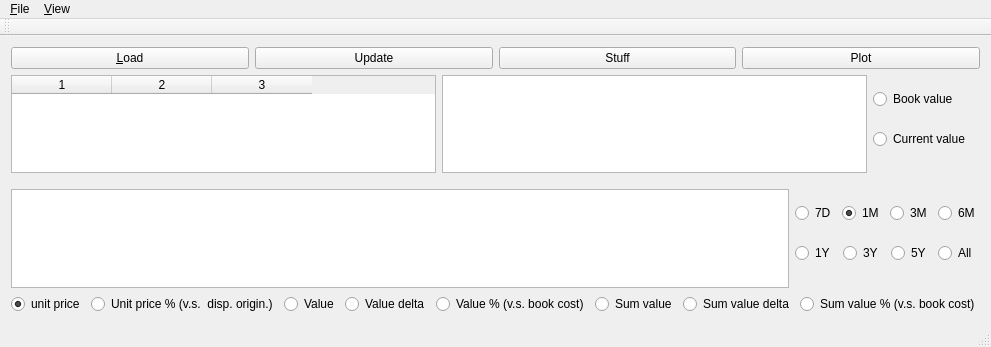
<?xml version="1.0" encoding="UTF-8"?>
<ui version="4.0">
 <class>MainWindow</class>
 <widget class="QMainWindow" name="MainWindow">
  <property name="geometry">
   <rect>
    <x>0</x>
    <y>0</y>
    <width>906</width>
    <height>347</height>
   </rect>
  </property>
  <property name="windowTitle">
   <string>MainWindow</string>
  </property>
  <widget class="QWidget" name="centralWidget">
   <layout class="QVBoxLayout" name="verticalLayout">
    <item>
     <layout class="QHBoxLayout" name="horizontalLayout">
      <item>
       <widget class="QPushButton" name="pbLoad">
        <property name="text">
         <string>&amp;Load</string>
        </property>
       </widget>
      </item>
      <item>
       <widget class="QPushButton" name="pushButton_2">
        <property name="text">
         <string>Update</string>
        </property>
       </widget>
      </item>
      <item>
       <widget class="QPushButton" name="pbDeselect">
        <property name="text">
         <string>Stuff</string>
        </property>
       </widget>
      </item>
      <item>
       <widget class="QPushButton" name="pbPlot">
        <property name="text">
         <string>Plot</string>
        </property>
       </widget>
      </item>
     </layout>
    </item>
    <item>
     <layout class="QHBoxLayout" name="horizontalLayout_4">
      <property name="bottomMargin">
       <number>10</number>
      </property>
      <item>
       <widget class="QTableWidget" name="twAssets">
        <property name="editTriggers">
         <set>QAbstractItemView::NoEditTriggers</set>
        </property>
        <property name="alternatingRowColors">
         <bool>true</bool>
        </property>
        <property name="selectionMode">
         <enum>QAbstractItemView::ExtendedSelection</enum>
        </property>
        <property name="selectionBehavior">
         <enum>QAbstractItemView::SelectRows</enum>
        </property>
        <property name="columnCount">
         <number>3</number>
        </property>
        <column/>
        <column/>
        <column/>
       </widget>
      </item>
      <item>
       <widget class="QChartView" name="graphicsView_2"/>
      </item>
      <item>
       <layout class="QVBoxLayout" name="verticalLayout_3">
        <property name="rightMargin">
         <number>10</number>
        </property>
        <property name="bottomMargin">
         <number>10</number>
        </property>
        <item>
         <widget class="QRadioButton" name="rbPieBook">
          <property name="text">
           <string>Book value</string>
          </property>
          <property name="checked">
           <bool>true</bool>
          </property>
         </widget>
        </item>
        <item>
         <widget class="QRadioButton" name="rbPieCurrent">
          <property name="text">
           <string>Current value</string>
          </property>
         </widget>
        </item>
       </layout>
      </item>
     </layout>
    </item>
    <item>
     <layout class="QHBoxLayout" name="horizontalLayout_3">
      <item>
       <widget class="DChartView" name="graphicsView"/>
      </item>
      <item>
       <layout class="QVBoxLayout" name="verticalLayout_2">
        <property name="bottomMargin">
         <number>10</number>
        </property>
        <item>
         <layout class="QHBoxLayout" name="horizontalLayout_5">
          <item>
           <widget class="QRadioButton" name="rbDateRange7d">
            <property name="text">
             <string>7D</string>
            </property>
            <attribute name="buttonGroup">
             <string notr="true">buttonGroup</string>
            </attribute>
           </widget>
          </item>
          <item>
           <widget class="QRadioButton" name="rbDateRange1m">
            <property name="text">
             <string>1M</string>
            </property>
            <property name="checked">
             <bool>true</bool>
            </property>
            <attribute name="buttonGroup">
             <string notr="true">buttonGroup</string>
            </attribute>
           </widget>
          </item>
          <item>
           <widget class="QRadioButton" name="rbDateRange3m">
            <property name="text">
             <string>3M</string>
            </property>
            <attribute name="buttonGroup">
             <string notr="true">buttonGroup</string>
            </attribute>
           </widget>
          </item>
          <item>
           <widget class="QRadioButton" name="rbDateRange6m">
            <property name="text">
             <string>6M</string>
            </property>
            <attribute name="buttonGroup">
             <string notr="true">buttonGroup</string>
            </attribute>
           </widget>
          </item>
         </layout>
        </item>
        <item>
         <layout class="QHBoxLayout" name="horizontalLayout_6">
          <item>
           <widget class="QRadioButton" name="rbDateRange12m">
            <property name="text">
             <string>1Y</string>
            </property>
            <attribute name="buttonGroup">
             <string notr="true">buttonGroup</string>
            </attribute>
           </widget>
          </item>
          <item>
           <widget class="QRadioButton" name="rbDateRange3y">
            <property name="text">
             <string>3Y</string>
            </property>
            <attribute name="buttonGroup">
             <string notr="true">buttonGroup</string>
            </attribute>
           </widget>
          </item>
          <item>
           <widget class="QRadioButton" name="rbDateRange5y">
            <property name="text">
             <string>5Y</string>
            </property>
            <attribute name="buttonGroup">
             <string notr="true">buttonGroup</string>
            </attribute>
           </widget>
          </item>
          <item>
           <widget class="QRadioButton" name="rbDateRangeAll">
            <property name="text">
             <string>All</string>
            </property>
            <attribute name="buttonGroup">
             <string notr="true">buttonGroup</string>
            </attribute>
           </widget>
          </item>
         </layout>
        </item>
       </layout>
      </item>
     </layout>
    </item>
    <item>
     <layout class="QHBoxLayout" name="horizontalLayout_2">
      <item>
       <widget class="QRadioButton" name="rbPlotUP">
        <property name="text">
         <string>unit price</string>
        </property>
        <property name="checked">
         <bool>true</bool>
        </property>
        <attribute name="buttonGroup">
         <string notr="true">buttonGroup_4</string>
        </attribute>
       </widget>
      </item>
      <item>
       <widget class="QRadioButton" name="rbPlotUPP">
        <property name="text">
         <string>Unit price % (v.s.  disp. origin.)</string>
        </property>
        <attribute name="buttonGroup">
         <string notr="true">buttonGroup_4</string>
        </attribute>
       </widget>
      </item>
      <item>
       <widget class="QRadioButton" name="rbPlotV">
        <property name="text">
         <string>Value</string>
        </property>
        <attribute name="buttonGroup">
         <string notr="true">buttonGroup_4</string>
        </attribute>
       </widget>
      </item>
      <item>
       <widget class="QRadioButton" name="rbPlotVD">
        <property name="text">
         <string>Value delta</string>
        </property>
        <attribute name="buttonGroup">
         <string notr="true">buttonGroup_4</string>
        </attribute>
       </widget>
      </item>
      <item>
       <widget class="QRadioButton" name="rbPlotVP">
        <property name="text">
         <string>Value % (v.s. book cost)</string>
        </property>
        <attribute name="buttonGroup">
         <string notr="true">buttonGroup_4</string>
        </attribute>
       </widget>
      </item>
      <item>
       <widget class="QRadioButton" name="rbPlotSV">
        <property name="text">
         <string>Sum value</string>
        </property>
        <attribute name="buttonGroup">
         <string notr="true">buttonGroup_4</string>
        </attribute>
       </widget>
      </item>
      <item>
       <widget class="QRadioButton" name="rbPlotSVD">
        <property name="text">
         <string>Sum value delta</string>
        </property>
        <attribute name="buttonGroup">
         <string notr="true">buttonGroup_4</string>
        </attribute>
       </widget>
      </item>
      <item>
       <widget class="QRadioButton" name="rbPlotSVP">
        <property name="text">
         <string>Sum value % (v.s. book cost)</string>
        </property>
        <attribute name="buttonGroup">
         <string notr="true">buttonGroup_4</string>
        </attribute>
       </widget>
      </item>
     </layout>
    </item>
   </layout>
  </widget>
  <widget class="QMenuBar" name="menuBar">
   <property name="geometry">
    <rect>
     <x>0</x>
     <y>0</y>
     <width>906</width>
     <height>21</height>
    </rect>
   </property>
   <widget class="QMenu" name="menu_File">
    <property name="title">
     <string>&amp;File</string>
    </property>
    <addaction name="action_Load"/>
    <addaction name="action_Quit"/>
   </widget>
   <widget class="QMenu" name="menu_View">
    <property name="title">
     <string>&amp;View</string>
    </property>
    <widget class="QMenu" name="menuDuration">
     <property name="title">
      <string>Duration</string>
     </property>
     <addaction name="action_chartxrange_7_days"/>
     <addaction name="action_chartxrange_3_months"/>
     <addaction name="action_chartxrange_6_months"/>
     <addaction name="action_chartxrange_1_year"/>
     <addaction name="action_chartxrange_3_years"/>
     <addaction name="action_chartxrange_5_years"/>
     <addaction name="action_chartxrange_All"/>
     <addaction name="action_chartxrange_1_month"/>
    </widget>
    <widget class="QMenu" name="menuPie_chart">
     <property name="title">
      <string>Pie chart</string>
     </property>
     <addaction name="action_Book_value"/>
     <addaction name="action_Current_value"/>
    </widget>
    <addaction name="action_1_Unit_price"/>
    <addaction name="action_2_Unit_price_percent"/>
    <addaction name="action_3_Value"/>
    <addaction name="action_4_Value_delta"/>
    <addaction name="action_5_Value_percent"/>
    <addaction name="action_6_Sum_value"/>
    <addaction name="action_7_Sum_value_delta"/>
    <addaction name="action_8_Sum_value_percent"/>
    <addaction name="separator"/>
    <addaction name="menuDuration"/>
    <addaction name="menuPie_chart"/>
   </widget>
   <addaction name="menu_File"/>
   <addaction name="menu_View"/>
  </widget>
  <widget class="QToolBar" name="mainToolBar">
   <attribute name="toolBarArea">
    <enum>TopToolBarArea</enum>
   </attribute>
   <attribute name="toolBarBreak">
    <bool>false</bool>
   </attribute>
  </widget>
  <widget class="QStatusBar" name="statusBar"/>
  <action name="action_Load">
   <property name="text">
    <string>&amp;Load</string>
   </property>
   <property name="shortcut">
    <string>Ctrl+L</string>
   </property>
  </action>
  <action name="action_1_Unit_price">
   <property name="text">
    <string>&amp;1 Unit price</string>
   </property>
   <property name="shortcut">
    <string>Ctrl+1</string>
   </property>
  </action>
  <action name="action_2_Unit_price_percent">
   <property name="text">
    <string>&amp;2 Unit price %</string>
   </property>
   <property name="shortcut">
    <string>Ctrl+2</string>
   </property>
  </action>
  <action name="action_3_Value">
   <property name="text">
    <string>&amp;3 Value</string>
   </property>
   <property name="shortcut">
    <string>Ctrl+3</string>
   </property>
  </action>
  <action name="action_4_Value_delta">
   <property name="text">
    <string>&amp;4 Value delta</string>
   </property>
   <property name="shortcut">
    <string>Ctrl+4</string>
   </property>
  </action>
  <action name="action_5_Value_percent">
   <property name="text">
    <string>&amp;5 Value %</string>
   </property>
   <property name="shortcut">
    <string>Ctrl+5</string>
   </property>
  </action>
  <action name="action_6_Sum_value">
   <property name="text">
    <string>&amp;6 Sum value</string>
   </property>
   <property name="shortcut">
    <string>Ctrl+6</string>
   </property>
  </action>
  <action name="action_7_Sum_value_delta">
   <property name="text">
    <string>&amp;7 Sum value delta</string>
   </property>
   <property name="shortcut">
    <string>Ctrl+7</string>
   </property>
  </action>
  <action name="action_8_Sum_value_percent">
   <property name="text">
    <string>&amp;8 Sum value %</string>
   </property>
   <property name="shortcut">
    <string>Ctrl+8</string>
   </property>
  </action>
  <action name="action_chartxrange_7_days">
   <property name="text">
    <string>7 days</string>
   </property>
   <property name="shortcut">
    <string>Alt+1</string>
   </property>
  </action>
  <action name="action_chartxrange_3_months">
   <property name="text">
    <string>3 months</string>
   </property>
   <property name="shortcut">
    <string>Alt+3</string>
   </property>
  </action>
  <action name="action_chartxrange_6_months">
   <property name="text">
    <string>6 months</string>
   </property>
   <property name="shortcut">
    <string>Alt+4</string>
   </property>
  </action>
  <action name="action_chartxrange_1_year">
   <property name="text">
    <string>1 year</string>
   </property>
   <property name="shortcut">
    <string>Alt+5</string>
   </property>
  </action>
  <action name="action_chartxrange_3_years">
   <property name="text">
    <string>3 years</string>
   </property>
   <property name="shortcut">
    <string>Alt+6</string>
   </property>
  </action>
  <action name="action_chartxrange_5_years">
   <property name="text">
    <string>5 years</string>
   </property>
   <property name="shortcut">
    <string>Alt+7</string>
   </property>
  </action>
  <action name="action_chartxrange_All">
   <property name="text">
    <string>All</string>
   </property>
   <property name="shortcut">
    <string>Alt+8</string>
   </property>
  </action>
  <action name="action_chartxrange_1_month">
   <property name="text">
    <string>1 month</string>
   </property>
   <property name="shortcut">
    <string>Alt+2</string>
   </property>
  </action>
  <action name="action_Book_value">
   <property name="text">
    <string>&amp;Book value</string>
   </property>
   <property name="shortcut">
    <string>1</string>
   </property>
  </action>
  <action name="action_Current_value">
   <property name="text">
    <string>&amp;Current value</string>
   </property>
   <property name="shortcut">
    <string>2</string>
   </property>
  </action>
  <action name="action_Quit">
   <property name="text">
    <string>&amp;Quit</string>
   </property>
   <property name="shortcut">
    <string>Ctrl+Q</string>
   </property>
  </action>
 </widget>
 <layoutdefault spacing="6" margin="11"/>
 <customwidgets>
  <customwidget>
   <class>DChartView</class>
   <extends>QGraphicsView</extends>
   <header>dcharts.h</header>
  </customwidget>
  <customwidget>
   <class>QChartView</class>
   <extends>QGraphicsView</extends>
   <header>QtCharts</header>
  </customwidget>
 </customwidgets>
 <resources/>
 <connections>
  <connection>
   <sender>action_chartxrange_7_days</sender>
   <signal>triggered()</signal>
   <receiver>rbDateRange7d</receiver>
   <slot>click()</slot>
   <hints>
    <hint type="sourcelabel">
     <x>-1</x>
     <y>-1</y>
    </hint>
    <hint type="destinationlabel">
     <x>746</x>
     <y>212</y>
    </hint>
   </hints>
  </connection>
  <connection>
   <sender>action_chartxrange_1_month</sender>
   <signal>triggered()</signal>
   <receiver>rbDateRange1m</receiver>
   <slot>click()</slot>
   <hints>
    <hint type="sourcelabel">
     <x>-1</x>
     <y>-1</y>
    </hint>
    <hint type="destinationlabel">
     <x>789</x>
     <y>212</y>
    </hint>
   </hints>
  </connection>
  <connection>
   <sender>action_chartxrange_3_months</sender>
   <signal>triggered()</signal>
   <receiver>rbDateRange3m</receiver>
   <slot>click()</slot>
   <hints>
    <hint type="sourcelabel">
     <x>-1</x>
     <y>-1</y>
    </hint>
    <hint type="destinationlabel">
     <x>832</x>
     <y>212</y>
    </hint>
   </hints>
  </connection>
  <connection>
   <sender>action_chartxrange_6_months</sender>
   <signal>triggered()</signal>
   <receiver>rbDateRange6m</receiver>
   <slot>click()</slot>
   <hints>
    <hint type="sourcelabel">
     <x>-1</x>
     <y>-1</y>
    </hint>
    <hint type="destinationlabel">
     <x>875</x>
     <y>212</y>
    </hint>
   </hints>
  </connection>
  <connection>
   <sender>action_chartxrange_1_year</sender>
   <signal>triggered()</signal>
   <receiver>rbDateRange12m</receiver>
   <slot>click()</slot>
   <hints>
    <hint type="sourcelabel">
     <x>-1</x>
     <y>-1</y>
    </hint>
    <hint type="destinationlabel">
     <x>747</x>
     <y>260</y>
    </hint>
   </hints>
  </connection>
  <connection>
   <sender>action_chartxrange_3_years</sender>
   <signal>triggered()</signal>
   <receiver>rbDateRange3y</receiver>
   <slot>click()</slot>
   <hints>
    <hint type="sourcelabel">
     <x>-1</x>
     <y>-1</y>
    </hint>
    <hint type="destinationlabel">
     <x>790</x>
     <y>260</y>
    </hint>
   </hints>
  </connection>
  <connection>
   <sender>action_chartxrange_5_years</sender>
   <signal>triggered()</signal>
   <receiver>rbDateRange5y</receiver>
   <slot>click()</slot>
   <hints>
    <hint type="sourcelabel">
     <x>-1</x>
     <y>-1</y>
    </hint>
    <hint type="destinationlabel">
     <x>832</x>
     <y>260</y>
    </hint>
   </hints>
  </connection>
  <connection>
   <sender>action_chartxrange_All</sender>
   <signal>triggered()</signal>
   <receiver>rbDateRangeAll</receiver>
   <slot>click()</slot>
   <hints>
    <hint type="sourcelabel">
     <x>-1</x>
     <y>-1</y>
    </hint>
    <hint type="destinationlabel">
     <x>875</x>
     <y>260</y>
    </hint>
   </hints>
  </connection>
  <connection>
   <sender>pbLoad</sender>
   <signal>clicked()</signal>
   <receiver>action_Load</receiver>
   <slot>trigger()</slot>
   <hints>
    <hint type="sourcelabel">
     <x>118</x>
     <y>54</y>
    </hint>
    <hint type="destinationlabel">
     <x>-1</x>
     <y>-1</y>
    </hint>
   </hints>
  </connection>
  <connection>
   <sender>action_1_Unit_price</sender>
   <signal>triggered()</signal>
   <receiver>rbPlotUP</receiver>
   <slot>click()</slot>
   <hints>
    <hint type="sourcelabel">
     <x>-1</x>
     <y>-1</y>
    </hint>
    <hint type="destinationlabel">
     <x>43</x>
     <y>308</y>
    </hint>
   </hints>
  </connection>
  <connection>
   <sender>action_2_Unit_price_percent</sender>
   <signal>triggered()</signal>
   <receiver>rbPlotUPP</receiver>
   <slot>click()</slot>
   <hints>
    <hint type="sourcelabel">
     <x>-1</x>
     <y>-1</y>
    </hint>
    <hint type="destinationlabel">
     <x>169</x>
     <y>308</y>
    </hint>
   </hints>
  </connection>
  <connection>
   <sender>action_3_Value</sender>
   <signal>triggered()</signal>
   <receiver>rbPlotV</receiver>
   <slot>click()</slot>
   <hints>
    <hint type="sourcelabel">
     <x>-1</x>
     <y>-1</y>
    </hint>
    <hint type="destinationlabel">
     <x>287</x>
     <y>308</y>
    </hint>
   </hints>
  </connection>
  <connection>
   <sender>action_4_Value_delta</sender>
   <signal>triggered()</signal>
   <receiver>rbPlotVD</receiver>
   <slot>click()</slot>
   <hints>
    <hint type="sourcelabel">
     <x>-1</x>
     <y>-1</y>
    </hint>
    <hint type="destinationlabel">
     <x>355</x>
     <y>308</y>
    </hint>
   </hints>
  </connection>
  <connection>
   <sender>action_5_Value_percent</sender>
   <signal>triggered()</signal>
   <receiver>rbPlotVP</receiver>
   <slot>click()</slot>
   <hints>
    <hint type="sourcelabel">
     <x>-1</x>
     <y>-1</y>
    </hint>
    <hint type="destinationlabel">
     <x>470</x>
     <y>308</y>
    </hint>
   </hints>
  </connection>
  <connection>
   <sender>action_6_Sum_value</sender>
   <signal>triggered()</signal>
   <receiver>rbPlotSV</receiver>
   <slot>click()</slot>
   <hints>
    <hint type="sourcelabel">
     <x>-1</x>
     <y>-1</y>
    </hint>
    <hint type="destinationlabel">
     <x>583</x>
     <y>308</y>
    </hint>
   </hints>
  </connection>
  <connection>
   <sender>action_7_Sum_value_delta</sender>
   <signal>triggered()</signal>
   <receiver>rbPlotSVD</receiver>
   <slot>click()</slot>
   <hints>
    <hint type="sourcelabel">
     <x>-1</x>
     <y>-1</y>
    </hint>
    <hint type="destinationlabel">
     <x>675</x>
     <y>308</y>
    </hint>
   </hints>
  </connection>
  <connection>
   <sender>action_8_Sum_value_percent</sender>
   <signal>triggered()</signal>
   <receiver>rbPlotSVP</receiver>
   <slot>click()</slot>
   <hints>
    <hint type="sourcelabel">
     <x>-1</x>
     <y>-1</y>
    </hint>
    <hint type="destinationlabel">
     <x>813</x>
     <y>308</y>
    </hint>
   </hints>
  </connection>
  <connection>
   <sender>action_Book_value</sender>
   <signal>triggered()</signal>
   <receiver>rbPieBook</receiver>
   <slot>click()</slot>
   <hints>
    <hint type="sourcelabel">
     <x>-1</x>
     <y>-1</y>
    </hint>
    <hint type="destinationlabel">
     <x>841</x>
     <y>99</y>
    </hint>
   </hints>
  </connection>
  <connection>
   <sender>action_Current_value</sender>
   <signal>triggered()</signal>
   <receiver>rbPieCurrent</receiver>
   <slot>click()</slot>
   <hints>
    <hint type="sourcelabel">
     <x>-1</x>
     <y>-1</y>
    </hint>
    <hint type="destinationlabel">
     <x>841</x>
     <y>138</y>
    </hint>
   </hints>
  </connection>
 </connections>
 <buttongroups>
  <buttongroup name="buttonGroup_4"/>
  <buttongroup name="buttonGroup"/>
 </buttongroups>
</ui>
